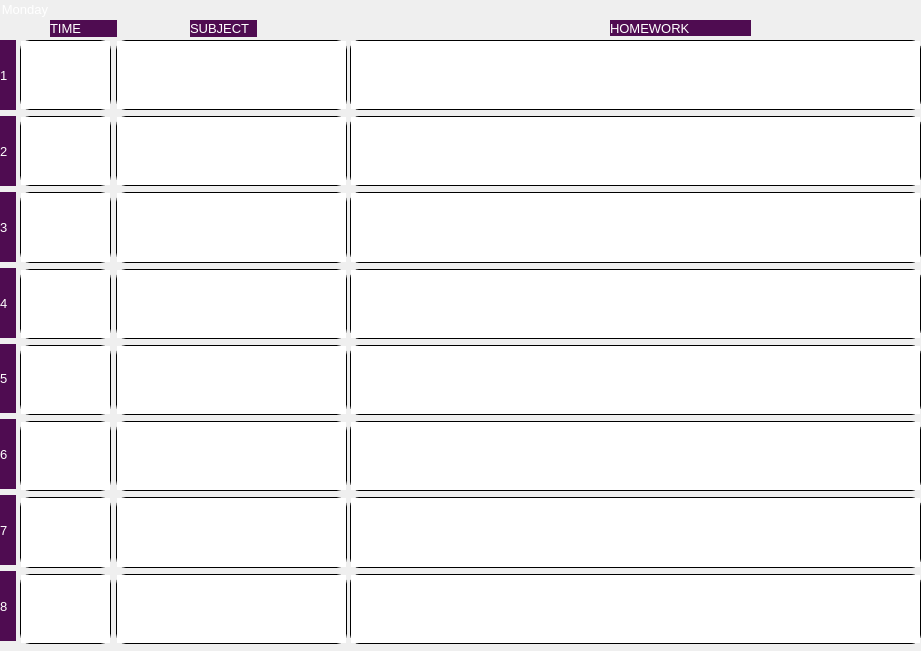
    <widget class="QGroupBox" name="groupBoxMon">
     <property name="geometry">
      <rect>
       <x>1</x>
       <y>30</y>
       <width>921</width>
       <height>651</height>
      </rect>
     </property>
     <property name="styleSheet">
      <string notr="true">QGroupBox {
font-family: &quot;Dosis&quot;;
font-size:10pt;
color:white;
border:0pt;
}
QLabel {
font-family: &quot;Dosis&quot;;
background:	rgb(79, 12, 81);
font-size:10pt;
border:0pt;
color:white;
}
QTextEdit{
font-size:10pt;
border: 1px solid black;
border-radius: 10px;
color:white;
}
</string>
     </property>
     <property name="title">
      <string>Monday</string>
     </property>
     <widget class="QLabel" name="label_10">
      <property name="geometry">
       <rect>
        <x>190</x>
        <y>20</y>
        <width>67</width>
        <height>17</height>
       </rect>
      </property>
      <property name="text">
       <string>SUBJECT</string>
      </property>
     </widget>
     <widget class="QWidget" name="verticalLayoutWidget_5">
      <property name="geometry">
       <rect>
        <x>350</x>
        <y>40</y>
        <width>571</width>
        <height>604</height>
       </rect>
      </property>
      <layout class="QVBoxLayout" name="verticalLayout_5">
       <item>
        <widget class="QTextEdit" name="textEdit16"/>
       </item>
       <item>
        <widget class="QTextEdit" name="textEdit17"/>
       </item>
       <item>
        <widget class="QTextEdit" name="textEdit18"/>
       </item>
       <item>
        <widget class="QTextEdit" name="textEdit19"/>
       </item>
       <item>
        <widget class="QTextEdit" name="textEdit20"/>
       </item>
       <item>
        <widget class="QTextEdit" name="textEdit21"/>
       </item>
       <item>
        <widget class="QTextEdit" name="textEdit22"/>
       </item>
       <item>
        <widget class="QTextEdit" name="textEdit23"/>
       </item>
      </layout>
     </widget>
     <widget class="QWidget" name="verticalLayoutWidget_3">
      <property name="geometry">
       <rect>
        <x>116</x>
        <y>40</y>
        <width>231</width>
        <height>604</height>
       </rect>
      </property>
      <layout class="QVBoxLayout" name="verticalLayout_3">
       <item>
        <widget class="QTextEdit" name="textEdit0"/>
       </item>
       <item>
        <widget class="QTextEdit" name="textEdit1"/>
       </item>
       <item>
        <widget class="QTextEdit" name="textEdit2"/>
       </item>
       <item>
        <widget class="QTextEdit" name="textEdit3"/>
       </item>
       <item>
        <widget class="QTextEdit" name="textEdit4"/>
       </item>
       <item>
        <widget class="QTextEdit" name="textEdit5"/>
       </item>
       <item>
        <widget class="QTextEdit" name="textEdit6"/>
       </item>
       <item>
        <widget class="QTextEdit" name="textEdit7"/>
       </item>
      </layout>
     </widget>
     <widget class="QLabel" name="label_9">
      <property name="geometry">
       <rect>
        <x>50</x>
        <y>20</y>
        <width>67</width>
        <height>17</height>
       </rect>
      </property>
      <property name="text">
       <string>TIME</string>
      </property>
     </widget>
     <widget class="QWidget" name="verticalLayoutWidget">
      <property name="geometry">
       <rect>
        <x>0</x>
        <y>40</y>
        <width>16</width>
        <height>601</height>
       </rect>
      </property>
      <layout class="QVBoxLayout" name="verticalLayout">
       <item>
        <widget class="QLabel" name="label_3">
         <property name="text">
          <string>1</string>
         </property>
        </widget>
       </item>
       <item>
        <widget class="QLabel" name="label_2">
         <property name="text">
          <string>2</string>
         </property>
        </widget>
       </item>
       <item>
        <widget class="QLabel" name="label">
         <property name="text">
          <string>3</string>
         </property>
        </widget>
       </item>
       <item>
        <widget class="QLabel" name="label_5">
         <property name="text">
          <string>4</string>
         </property>
        </widget>
       </item>
       <item>
        <widget class="QLabel" name="label_6">
         <property name="text">
          <string>5</string>
         </property>
        </widget>
       </item>
       <item>
        <widget class="QLabel" name="label_7">
         <property name="text">
          <string>6</string>
         </property>
        </widget>
       </item>
       <item>
        <widget class="QLabel" name="label_8">
         <property name="text">
          <string>7</string>
         </property>
        </widget>
       </item>
       <item>
        <widget class="QLabel" name="label_4">
         <property name="text">
          <string>8</string>
         </property>
        </widget>
       </item>
      </layout>
     </widget>
     <widget class="QLabel" name="label_11">
      <property name="enabled">
       <bool>true</bool>
      </property>
      <property name="geometry">
       <rect>
        <x>610</x>
        <y>20</y>
        <width>141</width>
        <height>16</height>
       </rect>
      </property>
      <property name="focusPolicy">
       <enum>Qt::NoFocus</enum>
      </property>
      <property name="lineWidth">
       <number>0</number>
      </property>
      <property name="text">
       <string>HOMEWORK</string>
      </property>
     </widget>
     <widget class="QWidget" name="verticalLayoutWidget_4">
      <property name="geometry">
       <rect>
        <x>20</x>
        <y>40</y>
        <width>91</width>
        <height>604</height>
       </rect>
      </property>
      <layout class="QVBoxLayout" name="verticalLayout_4">
       <item>
        <widget class="QTextEdit" name="textEdit8">
         <property name="enabled">
          <bool>true</bool>
         </property>
        </widget>
       </item>
       <item>
        <widget class="QTextEdit" name="textEdit9"/>
       </item>
       <item>
        <widget class="QTextEdit" name="textEdit10"/>
       </item>
       <item>
        <widget class="QTextEdit" name="textEdit11"/>
       </item>
       <item>
        <widget class="QTextEdit" name="textEdit12"/>
       </item>
       <item>
        <widget class="QTextEdit" name="textEdit13"/>
       </item>
       <item>
        <widget class="QTextEdit" name="textEdit14"/>
       </item>
       <item>
        <widget class="QTextEdit" name="textEdit15"/>
       </item>
      </layout>
      <zorder>textEdit8</zorder>
      <zorder>textEdit9</zorder>
      <zorder>textEdit10</zorder>
      <zorder>textEdit11</zorder>
      <zorder>textEdit13</zorder>
      <zorder>textEdit14</zorder>
      <zorder>textEdit15</zorder>
      <zorder>textEdit12</zorder>
     </widget>
     <widget class="QGroupBox" name="groupBoxMonHom">
      <property name="geometry">
       <rect>
        <x>350</x>
        <y>40</y>
        <width>571</width>
        <height>611</height>
       </rect>
      </property>
      <property name="title">
       <string/>
      </property>
      <widget class="QWidget" name="verticalLayoutWidget_22">
       <property name="geometry">
        <rect>
         <x>0</x>
         <y>0</y>
         <width>571</width>
         <height>604</height>
        </rect>
       </property>
       <layout class="QVBoxLayout" name="verticalLayout_22">
        <item>
         <widget class="QTextEdit" name="textEdit152"/>
        </item>
        <item>
         <widget class="QTextEdit" name="textEdit153"/>
        </item>
        <item>
         <widget class="QTextEdit" name="textEdit154"/>
        </item>
        <item>
         <widget class="QTextEdit" name="textEdit155"/>
        </item>
        <item>
         <widget class="QTextEdit" name="textEdit156"/>
        </item>
        <item>
         <widget class="QTextEdit" name="textEdit157"/>
        </item>
        <item>
         <widget class="QTextEdit" name="textEdit158"/>
        </item>
        <item>
         <widget class="QTextEdit" name="textEdit159"/>
        </item>
       </layout>
      </widget>
     </widget>
    </widget>
